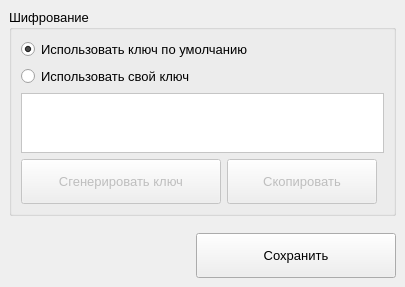
<?xml version="1.0" encoding="UTF-8"?>
<ui version="4.0">
 <class>MainWindow</class>
 <widget class="QMainWindow" name="MainWindow">
  <property name="geometry">
   <rect>
    <x>0</x>
    <y>0</y>
    <width>405</width>
    <height>287</height>
   </rect>
  </property>
  <property name="windowTitle">
   <string>MainWindow</string>
  </property>
  <property name="styleSheet">
   <string notr="true"/>
  </property>
  <widget class="QWidget" name="centralwidget">
   <property name="sizePolicy">
    <sizepolicy hsizetype="Preferred" vsizetype="Preferred">
     <horstretch>0</horstretch>
     <verstretch>0</verstretch>
    </sizepolicy>
   </property>
   <layout class="QGridLayout" name="gridLayout">
    <item row="0" column="0" alignment="Qt::AlignTop">
     <widget class="QGroupBox" name="groupBox">
      <property name="sizePolicy">
       <sizepolicy hsizetype="Preferred" vsizetype="Fixed">
        <horstretch>0</horstretch>
        <verstretch>0</verstretch>
       </sizepolicy>
      </property>
      <property name="font">
       <font>
        <pointsize>10</pointsize>
       </font>
      </property>
      <property name="title">
       <string>Шифрование</string>
      </property>
      <layout class="QVBoxLayout" name="verticalLayout">
       <item>
        <widget class="QRadioButton" name="radioButton">
         <property name="text">
          <string>Использовать ключ по умолчанию</string>
         </property>
         <property name="checked">
          <bool>true</bool>
         </property>
        </widget>
       </item>
       <item>
        <widget class="QRadioButton" name="radioButton_2">
         <property name="text">
          <string>Использовать свой ключ</string>
         </property>
         <property name="checked">
          <bool>false</bool>
         </property>
        </widget>
       </item>
       <item>
        <widget class="QTextEdit" name="textEdit">
         <property name="enabled">
          <bool>false</bool>
         </property>
         <property name="sizePolicy">
          <sizepolicy hsizetype="Expanding" vsizetype="Fixed">
           <horstretch>0</horstretch>
           <verstretch>0</verstretch>
          </sizepolicy>
         </property>
         <property name="maximumSize">
          <size>
           <width>16777215</width>
           <height>60</height>
          </size>
         </property>
         <property name="font">
          <font>
           <pointsize>12</pointsize>
          </font>
         </property>
         <property name="styleSheet">
          <string notr="true">background-color: rgb(255, 255, 255)</string>
         </property>
         <property name="verticalScrollBarPolicy">
          <enum>Qt::ScrollBarAlwaysOff</enum>
         </property>
         <property name="horizontalScrollBarPolicy">
          <enum>Qt::ScrollBarAsNeeded</enum>
         </property>
         <property name="lineWrapMode">
          <enum>QTextEdit::NoWrap</enum>
         </property>
        </widget>
       </item>
       <item>
        <layout class="QHBoxLayout" name="horizontalLayout">
         <item>
          <widget class="QPushButton" name="pushButton">
           <property name="enabled">
            <bool>false</bool>
           </property>
           <property name="sizePolicy">
            <sizepolicy hsizetype="Fixed" vsizetype="Fixed">
             <horstretch>0</horstretch>
             <verstretch>0</verstretch>
            </sizepolicy>
           </property>
           <property name="minimumSize">
            <size>
             <width>200</width>
             <height>45</height>
            </size>
           </property>
           <property name="maximumSize">
            <size>
             <width>200</width>
             <height>45</height>
            </size>
           </property>
           <property name="text">
            <string>Сгенерировать ключ</string>
           </property>
          </widget>
         </item>
         <item alignment="Qt::AlignLeft">
          <widget class="QPushButton" name="pushButton_2">
           <property name="enabled">
            <bool>false</bool>
           </property>
           <property name="sizePolicy">
            <sizepolicy hsizetype="Fixed" vsizetype="Fixed">
             <horstretch>0</horstretch>
             <verstretch>0</verstretch>
            </sizepolicy>
           </property>
           <property name="minimumSize">
            <size>
             <width>150</width>
             <height>45</height>
            </size>
           </property>
           <property name="maximumSize">
            <size>
             <width>150</width>
             <height>45</height>
            </size>
           </property>
           <property name="text">
            <string>Скопировать</string>
           </property>
          </widget>
         </item>
        </layout>
       </item>
      </layout>
     </widget>
    </item>
    <item row="1" column="0" alignment="Qt::AlignRight">
     <widget class="QPushButton" name="pushButton_3">
      <property name="minimumSize">
       <size>
        <width>200</width>
        <height>45</height>
       </size>
      </property>
      <property name="maximumSize">
       <size>
        <width>200</width>
        <height>45</height>
       </size>
      </property>
      <property name="font">
       <font>
        <pointsize>10</pointsize>
       </font>
      </property>
      <property name="text">
       <string>Сохранить</string>
      </property>
     </widget>
    </item>
   </layout>
  </widget>
 </widget>
 <resources/>
 <connections/>
</ui>
